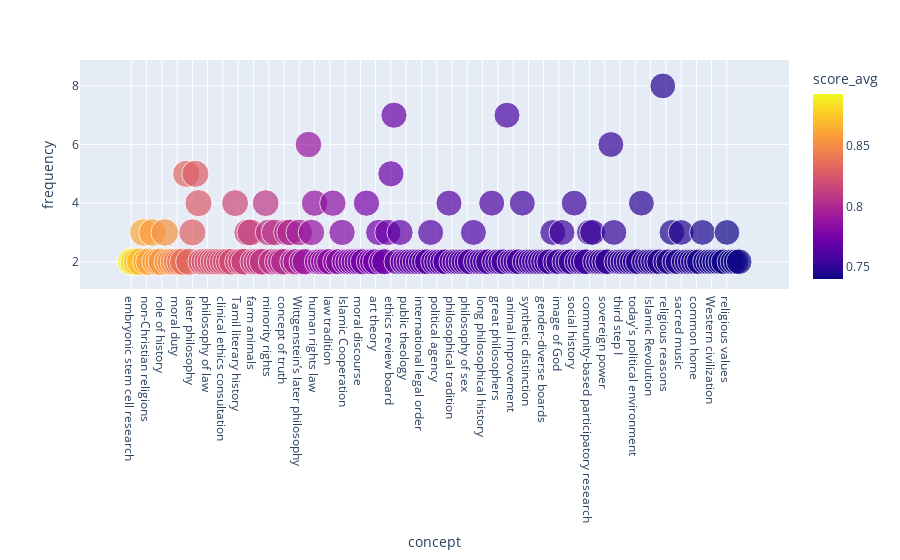

The notebook cell this image was saved under:
### Markdown cell above
## 2. Concepts: exploratory analysis

The goal of this section is understanding what are the best settings to use, in order to extract useful concepts.

### Code cell
#@markdown ## Define the best parameters to isolate 'interesting' concepts
#@markdown Frequency: how many documents include a concept (100 = no upper limit). 
#@markdown Tip: concepts with very high frequencies tend to be common words, so it is useful to exclude them. 
FREQ_MIN = 2 #@param {type: "slider", min: 1, max: 10, step:1}
FREQ_MAX = 70 #@param {type: "slider", min: 10, max: 100, step:10}
#@markdown ---
#@markdown Score: the average relevancy score of concepts, for the dataset we extracted above.
#@markdown This value tends to be a good indicator of 'interesting' concepts.
SCORE_MIN = 0.4  #@param {type: "slider", min: 0, max: 1, step:0.1}
#@markdown ---
#@markdown Select how many concepts to include in the visualization 
MAX_CONCEPTS = 200 #@param {type: "slider", min: 20, max: 1000, step:10}

if FREQ_MAX == 100:
  FREQ_MAX = 100000000
print(f"""You selected:\n->{MAX_CONCEPTS}\n->{FREQ_MIN}-{FREQ_MAX}\n->{SCORE_MIN}""") 

filtered_concepts = concepts_unique.query(f"""frequency >= {FREQ_MIN} & frequency <= {FREQ_MAX} & score_avg >= {SCORE_MIN} """)\
                    .sort_values(["score_avg", "frequency"], ascending=False)[:MAX_CONCEPTS]

px.scatter(filtered_concepts, 
           x="concept", 
           y="frequency", 
           height=700,
           color="score_avg", 
           size="score_avg")

### Figure 1 — Plotly figure (JSON) as saved in the notebook; plotly's stock layout.template omitted (floating-point values rounded to 4 significant figures; data arrays with more than 128 entries replaced by an {"elided": "..."} marker saying what was removed)
{"data": [{"hovertemplate": "concept=%{x}<br>frequency=%{y}<br>score_avg=%{marker.color}<extra></extra>", "legendgroup": "", "marker": {"color": {"elided": "200 float values"}, "coloraxis": "coloraxis", "size": {"elided": "200 float values"}, "sizemode": "area", "sizeref": 0.002234, "symbol": "circle"}, "mode": "markers", "name": "", "orientation": "v", "showlegend": false, "type": "scatter", "x": {"elided": "200 str values"}, "xaxis": "x", "y": {"elided": "200 int values"}, "yaxis": "y"}], "layout": {"autosize": true, "coloraxis": {"colorbar": {"title": {"text": "score_avg"}}, "colorscale": [[0, "#0d0887"], [0.1111, "#46039f"], [0.2222, "#7201a8"], [0.3333, "#9c179e"], [0.4444, "#bd3786"], [0.5556, "#d8576b"], [0.6667, "#ed7953"], [0.7778, "#fb9f3a"], [0.8889, "#fdca26"], [1, "#f0f921"]]}, "legend": {"itemsizing": "constant", "tracegroupgap": 0}, "margin": {"t": 60}, "xaxis": {"anchor": "y", "autorange": true, "domain": [0, 1], "range": [-14.6, 213.3], "title": {"text": "concept"}, "type": "category"}, "yaxis": {"anchor": "x", "autorange": true, "domain": [0, 1], "range": [1.3, 8.671], "title": {"text": "frequency"}, "type": "linear"}}}
